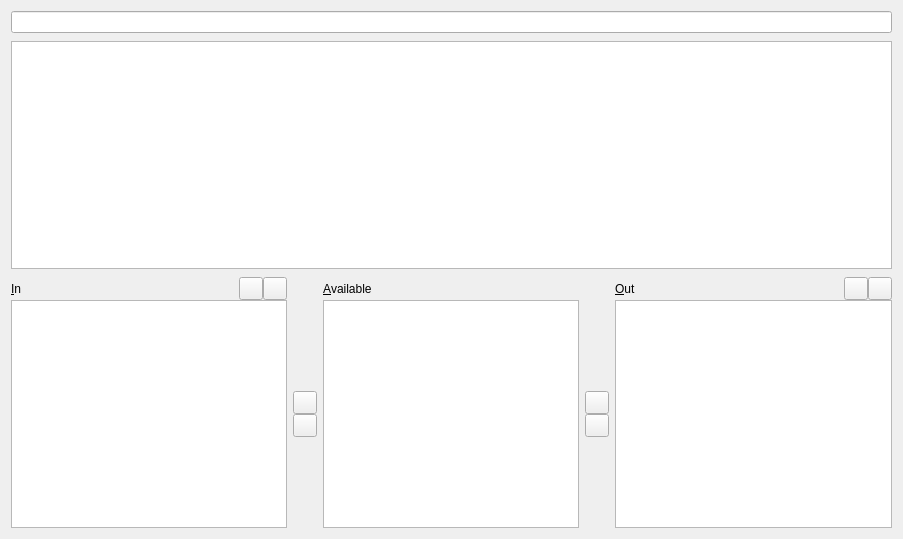
<?xml version="1.0" encoding="UTF-8"?>
<ui version="4.0">
 <class>EditorState</class>
 <widget class="QWidget" name="EditorState">
  <property name="geometry">
   <rect>
    <x>0</x>
    <y>0</y>
    <width>903</width>
    <height>539</height>
   </rect>
  </property>
  <property name="windowTitle">
   <string>Form</string>
  </property>
  <layout class="QGridLayout" name="gridLayout_3">
   <item row="0" column="0">
    <layout class="QGridLayout" name="gridLayout">
     <property name="verticalSpacing">
      <number>0</number>
     </property>
     <item row="0" column="0" colspan="7">
      <widget class="QLineEdit" name="nameField"/>
     </item>
     <item row="5" column="5" colspan="2">
      <widget class="QListView" name="outActions"/>
     </item>
     <item row="4" column="6">
      <layout class="QHBoxLayout" name="horizontalLayout_3">
       <property name="spacing">
        <number>0</number>
       </property>
       <item>
        <spacer name="horizontalSpacer_4">
         <property name="orientation">
          <enum>Qt::Horizontal</enum>
         </property>
         <property name="sizeHint" stdset="0">
          <size>
           <width>40</width>
           <height>20</height>
          </size>
         </property>
        </spacer>
       </item>
       <item>
        <widget class="QToolButton" name="moveOutUp">
         <property name="text">
          <string/>
         </property>
         <property name="icon">
          <iconset resource="ui.qrc">
           <normaloff>:/images/up.png</normaloff>:/images/up.png</iconset>
         </property>
        </widget>
       </item>
       <item>
        <widget class="QToolButton" name="moveOutDown">
         <property name="text">
          <string/>
         </property>
         <property name="icon">
          <iconset resource="ui.qrc">
           <normaloff>:/images/down.png</normaloff>:/images/down.png</iconset>
         </property>
        </widget>
       </item>
      </layout>
     </item>
     <item row="3" column="0">
      <spacer name="verticalSpacer_5">
       <property name="orientation">
        <enum>Qt::Vertical</enum>
       </property>
       <property name="sizeType">
        <enum>QSizePolicy::Fixed</enum>
       </property>
       <property name="sizeHint" stdset="0">
        <size>
         <width>20</width>
         <height>8</height>
        </size>
       </property>
      </spacer>
     </item>
     <item row="4" column="3">
      <widget class="QLabel" name="label_4">
       <property name="text">
        <string>&amp;Available</string>
       </property>
       <property name="alignment">
        <set>Qt::AlignLeading|Qt::AlignLeft|Qt::AlignVCenter</set>
       </property>
       <property name="buddy">
        <cstring>availableActions</cstring>
       </property>
      </widget>
     </item>
     <item row="2" column="0" colspan="7">
      <widget class="QPlainTextEdit" name="commentField"/>
     </item>
     <item row="4" column="0">
      <widget class="QLabel" name="label_3">
       <property name="text">
        <string>&amp;In</string>
       </property>
       <property name="alignment">
        <set>Qt::AlignLeading|Qt::AlignLeft|Qt::AlignVCenter</set>
       </property>
       <property name="buddy">
        <cstring>inActions</cstring>
       </property>
      </widget>
     </item>
     <item row="1" column="0">
      <spacer name="verticalSpacer_6">
       <property name="orientation">
        <enum>Qt::Vertical</enum>
       </property>
       <property name="sizeType">
        <enum>QSizePolicy::Fixed</enum>
       </property>
       <property name="sizeHint" stdset="0">
        <size>
         <width>20</width>
         <height>8</height>
        </size>
       </property>
      </spacer>
     </item>
     <item row="5" column="4">
      <layout class="QVBoxLayout" name="verticalLayout_10">
       <item>
        <spacer name="verticalSpacer_3">
         <property name="orientation">
          <enum>Qt::Vertical</enum>
         </property>
         <property name="sizeHint" stdset="0">
          <size>
           <width>20</width>
           <height>40</height>
          </size>
         </property>
        </spacer>
       </item>
       <item>
        <widget class="QToolButton" name="addOut">
         <property name="text">
          <string/>
         </property>
         <property name="icon">
          <iconset resource="ui.qrc">
           <normaloff>:/images/right.png</normaloff>:/images/right.png</iconset>
         </property>
        </widget>
       </item>
       <item>
        <widget class="QToolButton" name="removeOut">
         <property name="text">
          <string/>
         </property>
         <property name="icon">
          <iconset resource="ui.qrc">
           <normaloff>:/images/back.png</normaloff>:/images/back.png</iconset>
         </property>
        </widget>
       </item>
       <item>
        <spacer name="verticalSpacer_4">
         <property name="orientation">
          <enum>Qt::Vertical</enum>
         </property>
         <property name="sizeHint" stdset="0">
          <size>
           <width>20</width>
           <height>40</height>
          </size>
         </property>
        </spacer>
       </item>
      </layout>
     </item>
     <item row="4" column="1">
      <layout class="QHBoxLayout" name="horizontalLayout">
       <property name="spacing">
        <number>0</number>
       </property>
       <item>
        <spacer name="horizontalSpacer_3">
         <property name="orientation">
          <enum>Qt::Horizontal</enum>
         </property>
         <property name="sizeHint" stdset="0">
          <size>
           <width>40</width>
           <height>20</height>
          </size>
         </property>
        </spacer>
       </item>
       <item>
        <widget class="QToolButton" name="moveInUp">
         <property name="text">
          <string/>
         </property>
         <property name="icon">
          <iconset resource="ui.qrc">
           <normaloff>:/images/up.png</normaloff>:/images/up.png</iconset>
         </property>
        </widget>
       </item>
       <item>
        <widget class="QToolButton" name="moveInDown">
         <property name="text">
          <string/>
         </property>
         <property name="icon">
          <iconset resource="ui.qrc">
           <normaloff>:/images/down.png</normaloff>:/images/down.png</iconset>
         </property>
        </widget>
       </item>
      </layout>
     </item>
     <item row="4" column="5">
      <widget class="QLabel" name="label_5">
       <property name="text">
        <string>&amp;Out</string>
       </property>
       <property name="alignment">
        <set>Qt::AlignLeading|Qt::AlignLeft|Qt::AlignVCenter</set>
       </property>
       <property name="buddy">
        <cstring>outActions</cstring>
       </property>
      </widget>
     </item>
     <item row="5" column="2">
      <layout class="QVBoxLayout" name="verticalLayout_9">
       <item>
        <spacer name="verticalSpacer">
         <property name="orientation">
          <enum>Qt::Vertical</enum>
         </property>
         <property name="sizeHint" stdset="0">
          <size>
           <width>20</width>
           <height>40</height>
          </size>
         </property>
        </spacer>
       </item>
       <item>
        <widget class="QToolButton" name="addIn">
         <property name="text">
          <string/>
         </property>
         <property name="icon">
          <iconset resource="ui.qrc">
           <normaloff>:/images/back.png</normaloff>:/images/back.png</iconset>
         </property>
        </widget>
       </item>
       <item>
        <widget class="QToolButton" name="removeIn">
         <property name="text">
          <string/>
         </property>
         <property name="icon">
          <iconset resource="ui.qrc">
           <normaloff>:/images/right.png</normaloff>:/images/right.png</iconset>
         </property>
        </widget>
       </item>
       <item>
        <spacer name="verticalSpacer_2">
         <property name="orientation">
          <enum>Qt::Vertical</enum>
         </property>
         <property name="sizeHint" stdset="0">
          <size>
           <width>20</width>
           <height>40</height>
          </size>
         </property>
        </spacer>
       </item>
      </layout>
     </item>
     <item row="5" column="3">
      <widget class="QListView" name="availableActions"/>
     </item>
     <item row="5" column="0" colspan="2">
      <widget class="QListView" name="inActions"/>
     </item>
    </layout>
   </item>
  </layout>
 </widget>
 <resources>
  <include location="ui.qrc"/>
 </resources>
 <connections>
  <connection>
   <sender>moveInUp</sender>
   <signal>clicked()</signal>
   <receiver>EditorState</receiver>
   <slot>moveInUp()</slot>
   <hints>
    <hint type="sourcelabel">
     <x>230</x>
     <y>284</y>
    </hint>
    <hint type="destinationlabel">
     <x>112</x>
     <y>779</y>
    </hint>
   </hints>
  </connection>
  <connection>
   <sender>moveInDown</sender>
   <signal>clicked()</signal>
   <receiver>EditorState</receiver>
   <slot>moveInDown()</slot>
   <hints>
    <hint type="sourcelabel">
     <x>259</x>
     <y>288</y>
    </hint>
    <hint type="destinationlabel">
     <x>268</x>
     <y>775</y>
    </hint>
   </hints>
  </connection>
  <connection>
   <sender>moveOutUp</sender>
   <signal>clicked()</signal>
   <receiver>EditorState</receiver>
   <slot>moveOutUp()</slot>
   <hints>
    <hint type="sourcelabel">
     <x>848</x>
     <y>283</y>
    </hint>
    <hint type="destinationlabel">
     <x>551</x>
     <y>610</y>
    </hint>
   </hints>
  </connection>
  <connection>
   <sender>moveOutDown</sender>
   <signal>clicked()</signal>
   <receiver>EditorState</receiver>
   <slot>moveOutDown()</slot>
   <hints>
    <hint type="sourcelabel">
     <x>875</x>
     <y>283</y>
    </hint>
    <hint type="destinationlabel">
     <x>668</x>
     <y>590</y>
    </hint>
   </hints>
  </connection>
  <connection>
   <sender>addIn</sender>
   <signal>clicked()</signal>
   <receiver>EditorState</receiver>
   <slot>addIn()</slot>
   <hints>
    <hint type="sourcelabel">
     <x>300</x>
     <y>397</y>
    </hint>
    <hint type="destinationlabel">
     <x>248</x>
     <y>593</y>
    </hint>
   </hints>
  </connection>
  <connection>
   <sender>removeIn</sender>
   <signal>clicked()</signal>
   <receiver>EditorState</receiver>
   <slot>removeIn()</slot>
   <hints>
    <hint type="sourcelabel">
     <x>292</x>
     <y>429</y>
    </hint>
    <hint type="destinationlabel">
     <x>293</x>
     <y>580</y>
    </hint>
   </hints>
  </connection>
  <connection>
   <sender>addOut</sender>
   <signal>clicked()</signal>
   <receiver>EditorState</receiver>
   <slot>addOut()</slot>
   <hints>
    <hint type="sourcelabel">
     <x>602</x>
     <y>398</y>
    </hint>
    <hint type="destinationlabel">
     <x>602</x>
     <y>580</y>
    </hint>
   </hints>
  </connection>
  <connection>
   <sender>removeOut</sender>
   <signal>clicked()</signal>
   <receiver>EditorState</receiver>
   <slot>removeOut()</slot>
   <hints>
    <hint type="sourcelabel">
     <x>607</x>
     <y>434</y>
    </hint>
    <hint type="destinationlabel">
     <x>622</x>
     <y>618</y>
    </hint>
   </hints>
  </connection>
 </connections>
 <slots>
  <slot>moveInUp()</slot>
  <slot>moveInDown()</slot>
  <slot>moveOutUp()</slot>
  <slot>moveOutDown()</slot>
  <slot>addIn()</slot>
  <slot>addOut()</slot>
  <slot>removeIn()</slot>
  <slot>removeOut()</slot>
 </slots>
</ui>
